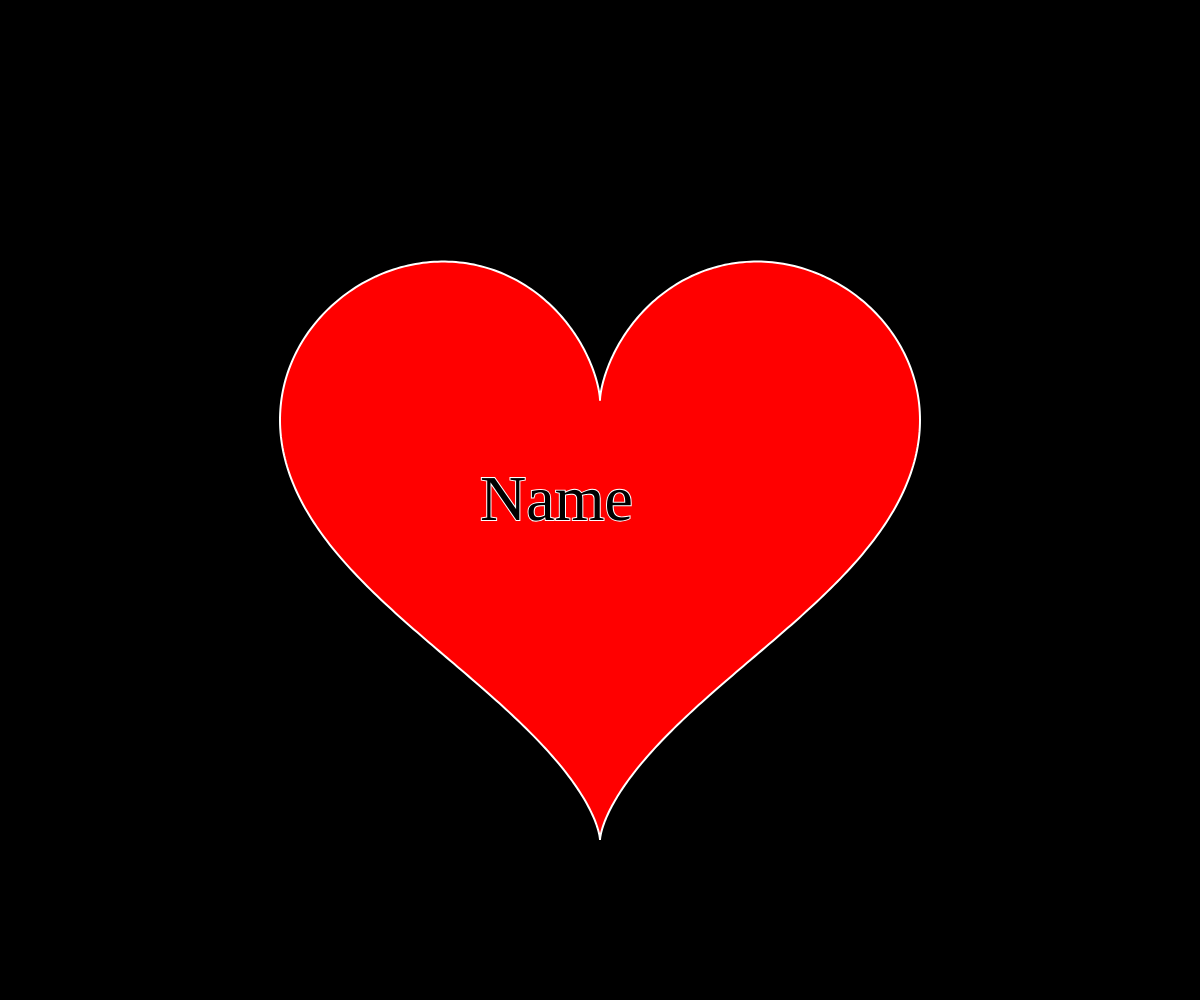
Frame 1 (no input)
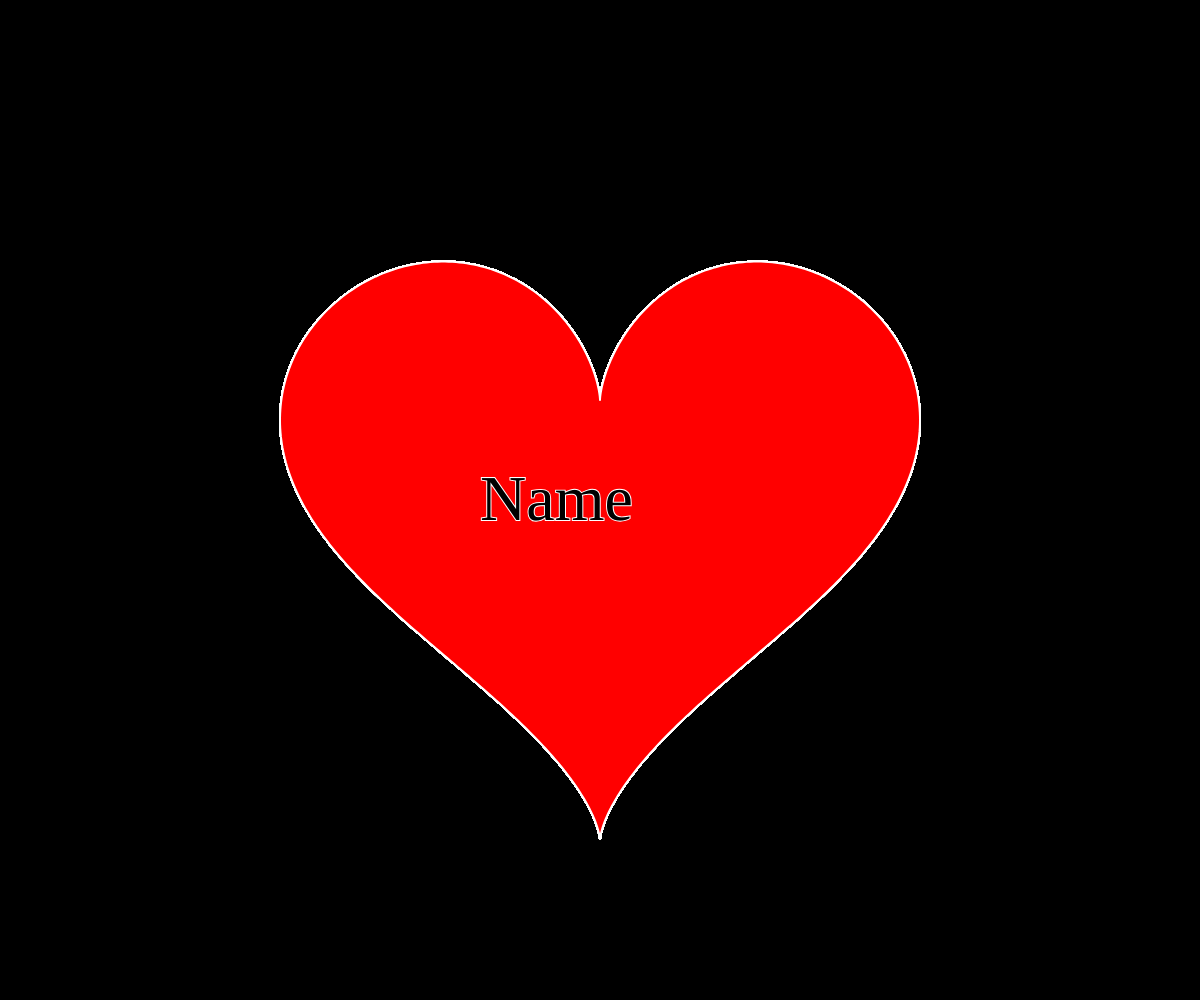
Frame 60 (no input)
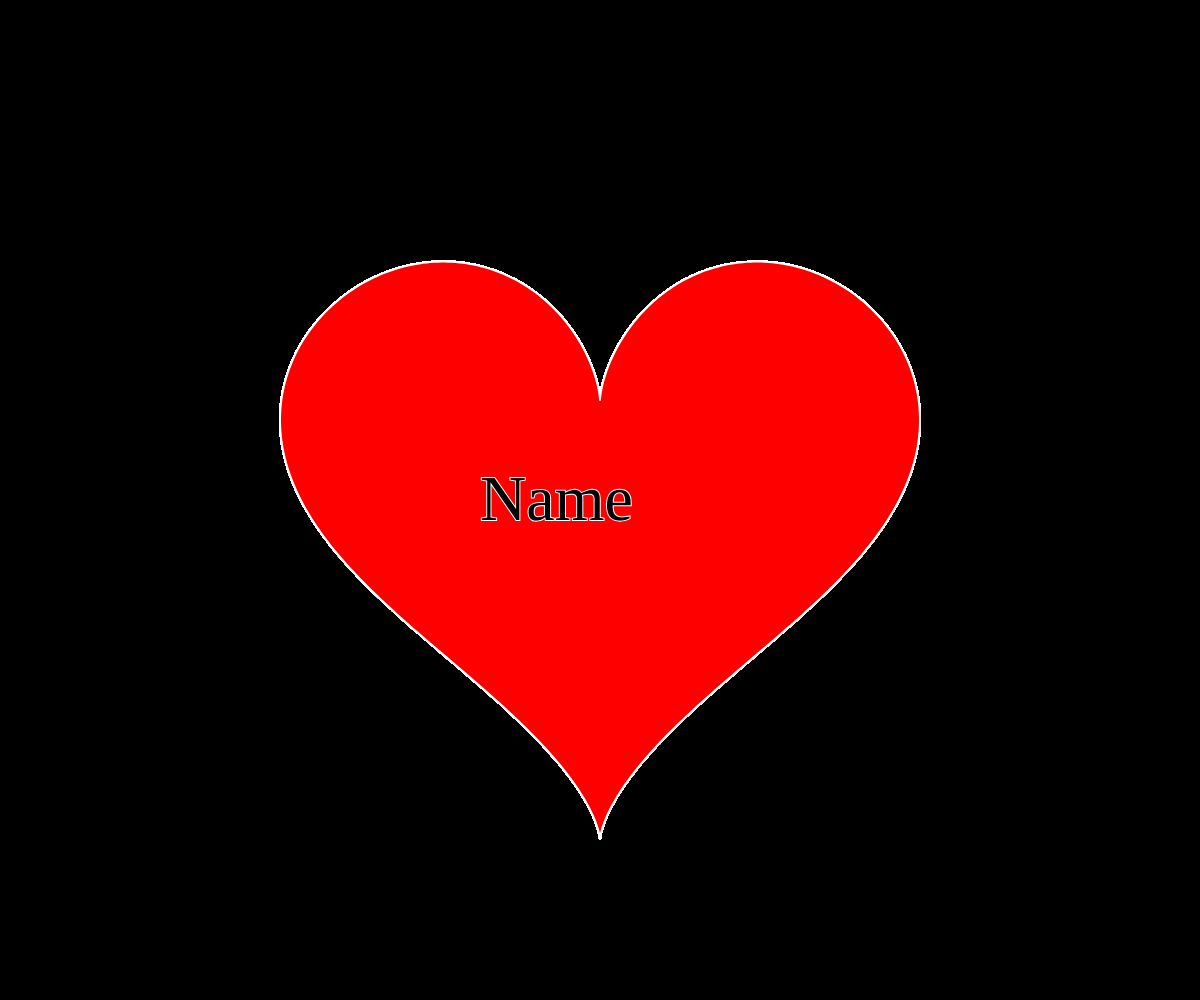
Frame 120 (the mouse pressed at the canvas centre since frame 60)

The p5.js sketch that drew these frames (run headless with seeded random() and noise() and a simulated clock; from frame 60 on, the mouse is pressed at the canvas centre):

// p5.js sketch
// ── sketch.js

var bgcolor;
var input;


var button;

function setup(){
  createCanvas(windowWidth,windowHeight);
  background(0);
  bgcolor = color(255, 0,0);

  button = createButton('Change My Color <3');
  button.mousePressed(changeColor);

  input = createInput("Name");
  input.input(updateText);
  
}
function updateText() {
  nameP.html(input.value());
}

function changeColor(){
  bgcolor = color(random(255), random(100), random(50), 50);

}
function draw(){
  
  translate(width/2, height/2);
  fill(bgcolor);
  strokeWeight(2)
  stroke(255);
  beginShape();

  for(var a = 0 ; a < TWO_PI ; a+=0.01){
    var r = 20;
    var x = r*(16 *pow(sin(a),3));
    var y = -r*(13 *cos(a)-5*cos(2*a)-2*cos(3*a)-cos(4*a));
    vertex(x, y);
  
  }
  endShape();
  fill(0);
  stroke(255);

  textSize(64);
  textAlign(0, 100);
  textFont('Georgia');
  text(input.value(),-120,20);

}
